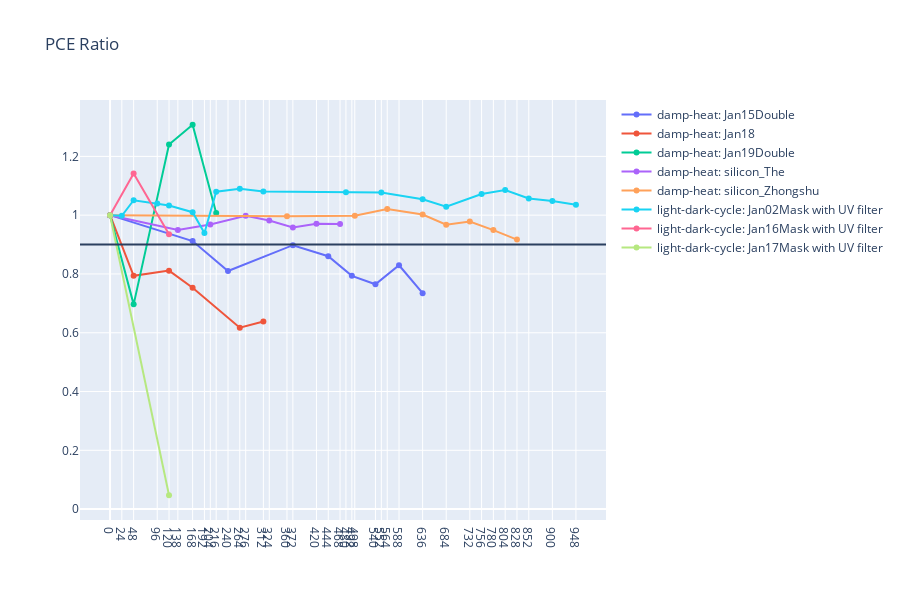

The notebook cell saved with this chart:
### Markdown cell above
## Draw overall PCE ratio chart

### Code cell
mf.draw_cell_PCE_overview_ratio(data)

### Figure 1 — Plotly figure (JSON) as saved in the notebook; plotly's stock layout.template omitted (floating-point values rounded to 4 significant figures)
{"data": [{"connectgaps": true, "line": {"shape": "linear"}, "mode": "lines+markers", "name": "damp-heat: Jan15Double", "type": "scatter", "x": [0, 24, 48, 96, 120, 138, 168, 192, 204, 216, 240, 264, 276, 312, 324, 360, 372, 420, 444, 468, 480, 492, 498, 540, 552, 564, 588, 636, 684, 732, 756, 780, 804, 828, 852, 900, 948], "y": [1, null, null, null, null, null, 0.912, null, null, null, 0.8099, null, null, null, null, null, 0.8979, null, 0.8605, null, null, 0.7935, null, 0.765, null, null, 0.8297, 0.7347, null, null, null, null, null, null, null, null, null]}, {"connectgaps": true, "line": {"shape": "linear"}, "mode": "lines+markers", "name": "damp-heat: Jan18", "type": "scatter", "x": [0, 24, 48, 96, 120, 138, 168, 192, 204, 216, 240, 264, 276, 312, 324, 360, 372, 420, 444, 468, 480, 492, 498, 540, 552, 564, 588, 636, 684, 732, 756, 780, 804, 828, 852, 900, 948], "y": [1, null, 0.7937, null, 0.8113, null, 0.753, null, null, null, null, 0.617, null, 0.6386, null, null, null, null, null, null, null, null, null, null, null, null, null, null, null, null, null, null, null, null, null, null, null]}, {"connectgaps": true, "line": {"shape": "linear"}, "mode": "lines+markers", "name": "damp-heat: Jan19Double", "type": "scatter", "x": [0, 24, 48, 96, 120, 138, 168, 192, 204, 216, 240, 264, 276, 312, 324, 360, 372, 420, 444, 468, 480, 492, 498, 540, 552, 564, 588, 636, 684, 732, 756, 780, 804, 828, 852, 900, 948], "y": [1, null, 0.6965, null, 1.24, null, 1.308, null, null, 1.007, null, null, null, null, null, null, null, null, null, null, null, null, null, null, null, null, null, null, null, null, null, null, null, null, null, null, null]}, {"connectgaps": true, "line": {"shape": "linear"}, "mode": "lines+markers", "name": "damp-heat: silicon_The", "type": "scatter", "x": [0, 24, 48, 96, 120, 138, 168, 192, 204, 216, 240, 264, 276, 312, 324, 360, 372, 420, 444, 468, 480, 492, 498, 540, 552, 564, 588, 636, 684, 732, 756, 780, 804, 828, 852, 900, 948], "y": [1, null, null, null, null, 0.9493, null, null, 0.9683, null, null, null, 0.9981, null, 0.9817, null, 0.9579, 0.9709, null, 0.9702, null, null, null, null, null, null, null, null, null, null, null, null, null, null, null, null, null]}, {"connectgaps": true, "line": {"shape": "linear"}, "mode": "lines+markers", "name": "damp-heat: silicon_Zhongshu", "type": "scatter", "x": [0, 24, 48, 96, 120, 138, 168, 192, 204, 216, 240, 264, 276, 312, 324, 360, 372, 420, 444, 468, 480, 492, 498, 540, 552, 564, 588, 636, 684, 732, 756, 780, 804, 828, 852, 900, 948], "y": [1, null, null, null, null, null, null, null, null, null, null, null, null, null, null, 0.996, null, null, null, null, null, null, 0.9981, null, null, 1.021, null, 1.002, 0.9676, 0.9782, null, 0.9492, null, 0.917, null, null, null]}, {"connectgaps": true, "line": {"shape": "linear"}, "mode": "lines+markers", "name": "light-dark-cycle: Jan02Mask with UV filter", "type": "scatter", "x": [0, 24, 48, 96, 120, 138, 168, 192, 204, 216, 240, 264, 276, 312, 324, 360, 372, 420, 444, 468, 480, 492, 498, 540, 552, 564, 588, 636, 684, 732, 756, 780, 804, 828, 852, 900, 948], "y": [1, 0.9979, 1.051, 1.04, 1.033, null, 1.01, 0.9393, null, 1.08, null, 1.09, null, 1.081, null, null, null, null, null, null, 1.078, null, null, null, 1.077, null, null, 1.054, 1.029, null, 1.072, null, 1.085, null, 1.057, 1.049, 1.036]}, {"connectgaps": true, "line": {"shape": "linear"}, "mode": "lines+markers", "name": "light-dark-cycle: Jan16Mask with UV filter", "type": "scatter", "x": [0, 24, 48, 96, 120, 138, 168, 192, 204, 216, 240, 264, 276, 312, 324, 360, 372, 420, 444, 468, 480, 492, 498, 540, 552, 564, 588, 636, 684, 732, 756, 780, 804, 828, 852, 900, 948], "y": [1, null, 1.142, null, 0.9348, null, null, null, null, null, null, null, null, null, null, null, null, null, null, null, null, null, null, null, null, null, null, null, null, null, null, null, null, null, null, null, null]}, {"connectgaps": true, "line": {"shape": "linear"}, "mode": "lines+markers", "name": "light-dark-cycle: Jan17Mask with UV filter", "type": "scatter", "x": [0, 24, 48, 96, 120, 138, 168, 192, 204, 216, 240, 264, 276, 312, 324, 360, 372, 420, 444, 468, 480, 492, 498, 540, 552, 564, 588, 636, 684, 732, 756, 780, 804, 828, 852, 900, 948], "y": [1, null, null, null, 0.04715, null, null, null, null, null, null, null, null, null, null, null, null, null, null, null, null, null, null, null, null, null, null, null, null, null, null, null, null, null, null, null, null]}], "layout": {"height": 600, "shapes": [{"type": "line", "x0": 0, "x1": 1, "xref": "x domain", "y0": 0.9, "y1": 0.9, "yref": "y"}], "title": {"text": "PCE Ratio"}, "xaxis": {"tickmode": "array", "tickvals": [0, 24, 48, 96, 120, 138, 168, 192, 204, 216, 240, 264, 276, 312, 324, 360, 372, 420, 444, 468, 480, 492, 498, 540, 552, 564, 588, 636, 684, 732, 756, 780, 804, 828, 852, 900, 948]}}}
